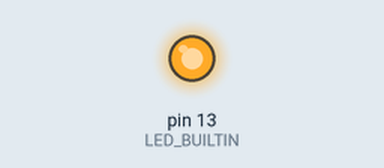
Recording of a sketch running on a simulated Arduino Uno, built with avr-gcc and run on an emulated ATmega328P. Parts: output pins drawn as LEDs (lit = HIGH).

Above: at 0.5 s.
At 10.5 s:
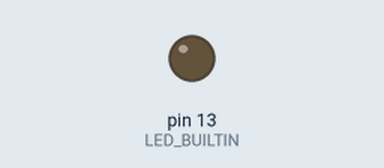
Timing chart, 0 to 11.7 s (numbered marks = the images above):
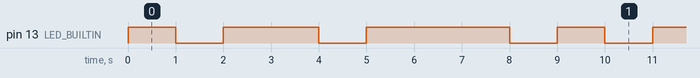

Measured:
- by itself, pin 13 (LED_BUILTIN): repeats every 9.0 s: LOW 1.0 s, HIGH 2.0 s, LOW 1.0 s, HIGH 3.0 s, LOW 1.0 s, HIGH 1.0 s
- by itself, everything shown: repeats every 9.0 s, in 6 steps

The sketch:

Lab_1_Part_3.ino
```cpp
void setup() {
  // put your setup code here, to run once:
  //LED initialize
  pinMode(LED_BUILTIN, OUTPUT);

}
void timeBlink(int interval) {
  digitalWrite(LED_BUILTIN, HIGH);   // turn the LED on (HIGH is the voltage level)
  delay(interval*1000);                       // wait for a second
  digitalWrite(LED_BUILTIN, LOW);    // turn the LED off by making the voltage LOW
  delay(1000);                       // wait for a second
}
void loop() {
  // put your main code here, to run repeatedly:
  timeBlink (1);
  timeBlink (2);
  timeBlink (3);

}
```
